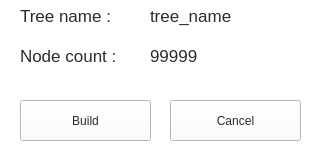
<?xml version="1.0" encoding="UTF-8"?>
<ui version="4.0">
 <class>BuildWindow</class>
 <widget class="QWidget" name="BuildWindow">
  <property name="geometry">
   <rect>
    <x>0</x>
    <y>0</y>
    <width>318</width>
    <height>150</height>
   </rect>
  </property>
  <property name="windowTitle">
   <string>Form</string>
  </property>
  <widget class="QStackedWidget" name="stackedWidget">
   <property name="geometry">
    <rect>
     <x>-10</x>
     <y>-40</y>
     <width>331</width>
     <height>191</height>
    </rect>
   </property>
   <property name="styleSheet">
    <string notr="true">background-color: rgb(255, 255, 255);
color: rgb(43, 43, 43);</string>
   </property>
   <property name="currentIndex">
    <number>0</number>
   </property>
   <widget class="QWidget" name="page">
    <widget class="QPushButton" name="pushButton">
     <property name="geometry">
      <rect>
       <x>30</x>
       <y>140</y>
       <width>131</width>
       <height>41</height>
      </rect>
     </property>
     <property name="styleSheet">
      <string notr="true">QPushButton{border: 1px solid grey;}
QPushButton::pressed{border: 1px solid blue;color: blue;};
</string>
     </property>
     <property name="text">
      <string>Build</string>
     </property>
    </widget>
    <widget class="QPushButton" name="pushButton_2">
     <property name="geometry">
      <rect>
       <x>180</x>
       <y>140</y>
       <width>131</width>
       <height>41</height>
      </rect>
     </property>
     <property name="styleSheet">
      <string notr="true">QPushButton{border: 1px solid grey;}
QPushButton::pressed{border: 1px solid blue;color: blue;};
</string>
     </property>
     <property name="text">
      <string>Cancel</string>
     </property>
    </widget>
    <widget class="QLabel" name="label_2">
     <property name="geometry">
      <rect>
       <x>30</x>
       <y>40</y>
       <width>151</width>
       <height>31</height>
      </rect>
     </property>
     <property name="font">
      <font>
       <pointsize>13</pointsize>
      </font>
     </property>
     <property name="text">
      <string>Tree name :</string>
     </property>
    </widget>
    <widget class="QLabel" name="label_3">
     <property name="geometry">
      <rect>
       <x>30</x>
       <y>80</y>
       <width>151</width>
       <height>31</height>
      </rect>
     </property>
     <property name="font">
      <font>
       <pointsize>13</pointsize>
      </font>
     </property>
     <property name="text">
      <string>Node count :</string>
     </property>
    </widget>
    <widget class="QLabel" name="tree_name">
     <property name="geometry">
      <rect>
       <x>160</x>
       <y>40</y>
       <width>151</width>
       <height>31</height>
      </rect>
     </property>
     <property name="font">
      <font>
       <pointsize>13</pointsize>
      </font>
     </property>
     <property name="text">
      <string>tree_name</string>
     </property>
    </widget>
    <widget class="QLabel" name="node_number">
     <property name="geometry">
      <rect>
       <x>160</x>
       <y>80</y>
       <width>151</width>
       <height>31</height>
      </rect>
     </property>
     <property name="font">
      <font>
       <pointsize>13</pointsize>
      </font>
     </property>
     <property name="text">
      <string>99999</string>
     </property>
    </widget>
   </widget>
   <widget class="QWidget" name="page_2">
    <widget class="QLabel" name="label">
     <property name="geometry">
      <rect>
       <x>120</x>
       <y>60</y>
       <width>111</width>
       <height>41</height>
      </rect>
     </property>
     <property name="font">
      <font>
       <pointsize>14</pointsize>
      </font>
     </property>
     <property name="text">
      <string>Building...</string>
     </property>
    </widget>
    <widget class="QProgressBar" name="progressBar">
     <property name="geometry">
      <rect>
       <x>20</x>
       <y>130</y>
       <width>301</width>
       <height>41</height>
      </rect>
     </property>
     <property name="value">
      <number>0</number>
     </property>
     <property name="invertedAppearance">
      <bool>false</bool>
     </property>
    </widget>
   </widget>
  </widget>
 </widget>
 <resources/>
 <connections/>
</ui>
